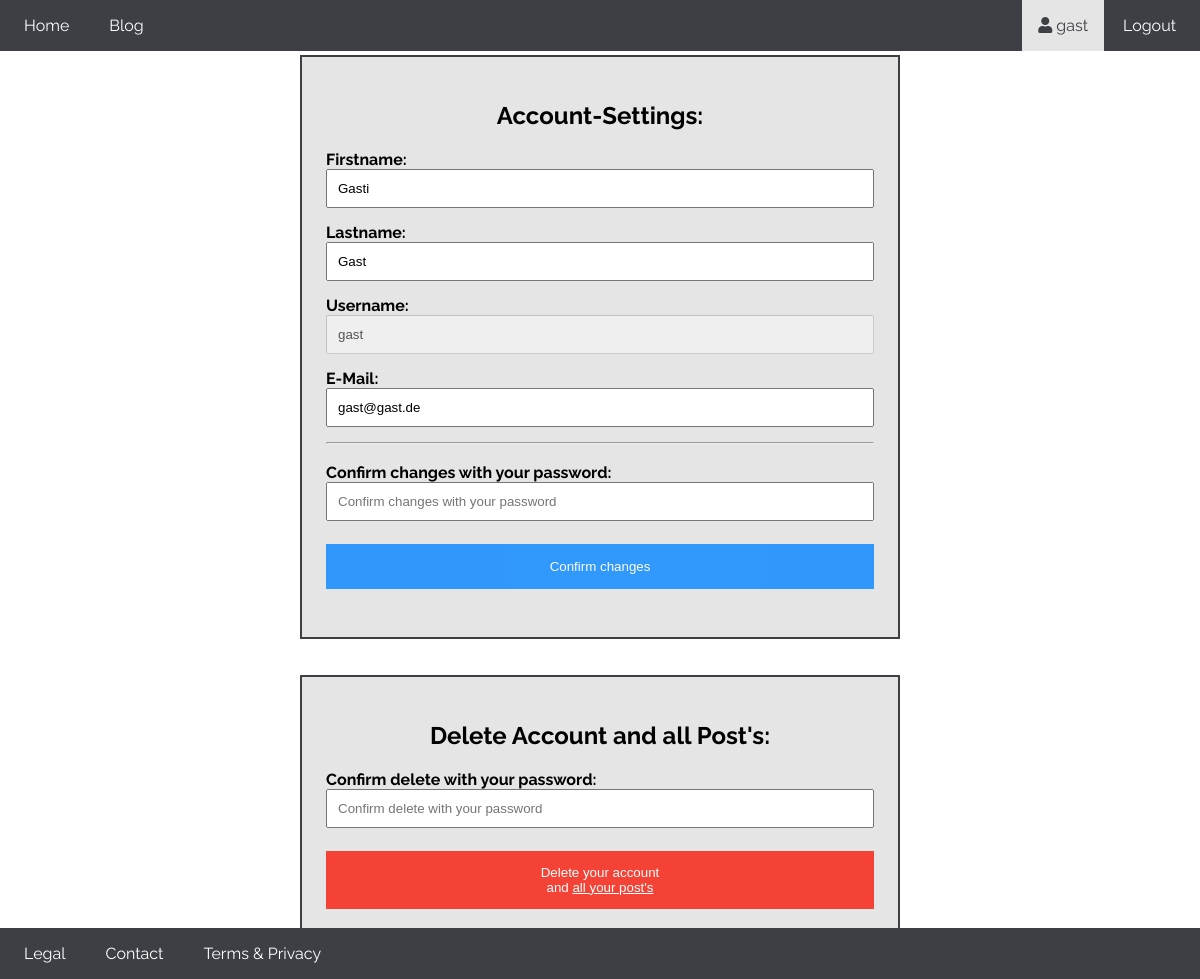
The app's page /account.php (signed in) with its own data.
### tables this page shows
CREATE TABLE `qf1x_users` (
  `uid` int(10) UNSIGNED NOT NULL,
  `fname` varchar(60) NOT NULL,
  `lname` varchar(60) NOT NULL,
  `email` varchar(255) NOT NULL,
  `uname` varchar(60) NOT NULL,
  `pswd` varchar(255) NOT NULL,
  `rdate` timestamp NOT NULL DEFAULT CURRENT_TIMESTAMP,
  `uip` varchar(15) NOT NULL
);

### src/includes/dbparms.php (called while the page is built)
<?php
	$dbms = "mysql";
	$host = "localhost";
	$port = "3306";
	$dbname = "v001db";
	$username = "klehmann";
	$password = "comhard1";
?>

### src/classes/class.db.php (called while the page is built, shortened)
<?php
class Db{
	private $db;
	function __construct($dbms, $host, $port, $dbname, $username, $password) {
		$this -> options = [ PDO::ATTR_DEFAULT_FETCH_MODE => PDO::FETCH_ASSOC,
							 PDO::ATTR_CURSOR => PDO::CURSOR_SCROLL ];
		$this -> db = new PDO($dbms . ':host=' . $host
										. ';port=' . $port
										. ';dbname=' . $dbname,
										$username, $password,
										$this -> options);
		$this -> db -> query('SET NAMES utf8');
	}
	function selectDb($selection, $where){
		$this -> sql = 'SELECT ' . $selection . ' FROM qf1x_users ' . $where;
		$this -> statement = $this -> db -> prepare($this -> sql);
		$this -> statement -> execute();
		$this -> data = $this -> statement -> fetchAll();
		return $this -> data;
	}
}

### account.php (the view, shortened to what this page needs)
<?php
	require('src/classes/class.db.php');
	require('src/includes/dbparms.php');
	$db = new Db($dbms, $host, $port, $dbname, $username, $password);
	$sel = $db->selectDb('fname, lname, uname, email, pswd', 'WHERE uname="' . $_COOKIE['uname'] . '"');
?>
<!DOCTYPE html>
<html lang="de">
	<head>
		<link rel="stylesheet" type="text/css" href="src/css/styles.css">
		<link rel="stylesheet" type="text/css" href="src/fontawesome/css/all.css">
	</head>
	<body>
		<nav id="topnav">
			<ul>
				<li>
					<a href="index.php">Home</a>
				</li>
				<li>
					<a href="blog.php">Blog</a>
				</li>
				<li>
					<a href="account.php" class="right active" id="account"><span class="fa fa-user"></span> <?= $_COOKIE['uname']; ?></a>
				</li>
				<li>
					<a href="logout.php" class="right">Logout</a>
				</li>
			</ul>
		</nav>
		<br>
		<main class="main">
			<form method="post" action="useracc.php">
			<h2>Account-Settings:</h2>
				<p>
					<div class="input-container-account">
						<label for="accfname" class="container-acc"><b>Firstname:</b></label>
							<input class="input-field" type="text" value="<?= $sel[0]['fname']; ?>"
								   name="accfname" id="accfname" required>
					</div>
					<div class="input-container-account">
						<label for="acclname" class="container-acc"><b>Lastname:</b></label>
							<input class="input-field" type="text" value="<?= $sel[0]['lname']; ?>"
								   name="acclname" id="acclname" required>
					</div>
					<div class="input-container-account">
						<label for="accuname" class="container-acc"><b>Username:</b></label>
							<input class="input-field" type="text" value="<?= $sel[0]['uname']; ?>"
								   name="accuname" id="accuname" disabled>
					</div>
					<div class="input-container-account">
						<label for="accemail" class="container-acc"><b>E-Mail:</b></label>
							<input class="input-field" type="text" value="<?= $sel[0]['email']; ?>"
								   name="accemail" id="accemail">
					</div>
					<hr>
					<br>
					<div class="input-container-account">
						<label for="accpswd" class="container-acc"><b>Confirm changes with your password:</b></label>
							<input class="input-field" type="password" placeholder="Confirm changes with your password"
								   name="accpswd" id="accpswd" required>
					</div>
					<button type="submit" class="registerbtn">Confirm changes</button>
				</p>
			</form>
		</main>
		<main class="main">
			<form method="post" action="useracc.php">
			<h2>Delete Account and all Post's:</h2>
			<div class="input-container-account">
				<label for="delpswd" class="container-acc"><b>Confirm delete with your password:</b></label>
					<input class="input-field" type="password" placeholder="Confirm delete with your password"
						   name="delpswd" id="delpswd" required>
			</div>
			<button type="submit" class="cancelbtn">Delete your account<br>and <u>all your post's</u></button>
		</main>
		<footer id="footernav">
			<ul>
				<li>
					<a href="legalbackend.php" title="Legal" id="legal"
					   class="">Legal</a>
				</li>
				<li>
					<a href="contactbackend.php" title="Contact" id="contact"
					   class="">Contact</a>
				</li>
				<li>
					<a href="termsbackend.php" title="Terms" id="terms"
					   class="">Terms & Privacy</a>
				</li>
			</ul>
		</footer>
	</body>
</html>

### src/css/styles.css (style rules this page uses)
* { box-sizing: border-box; }
body { margin: 0px; font-family: 'Raleway', 'Lato', 'Helvetica Neue', 'Arial', sans-serif; font-size: 16px; }
h2 { text-align: center; }
.active { background-color: #E5E5E5; height: 100%; padding: 1rem; top: 0; }
.active { color: #3D3F45 !important; }
.main { text-align: left; z-index: 0; width: 50%; margin: 3% auto; border: 2px solid #3D3F45; }
.right { right: 0.5rem; position: absolute; top: 0; }
.right#account { right: 6rem; position: absolute; top: 0; }
#terms { text-align: center; margin-bottom: 0.5rem; }
hr { margin-bottom: 0; }
#topnav { z-index: 10; left: 0; top: 0; position: fixed; background-color: #3D3F45; width: 100%; }
#topnav > ul { display: flex; list-style-type: none; padding-left: 0; }
#topnav > ul > li { margin-left: .5rem; }
#topnav > ul > li > a { color: #FFF; text-decoration: none; padding: 1rem; }
#topnav > ul > li > a:link { color: #FFF; }
#footernav { z-index: 10; left: 0; bottom: 0; position: fixed; background-color: #3D3F45; width: 100%; }
#footernav > ul { display: flex; list-style-type: none; padding-left: 0; }
#footernav > ul > li { margin-left: .5rem; }
#footernav > ul > li > a { color: #FFF; text-decoration: none; padding: 1rem; }
#footernav > ul > li > a:link { color: #FFF; }
.input-container-account { width: 100%; margin-bottom: 15px; }
.container-acc { padding: 0; }
form { padding: 1.5em; background-color: #E5E5E5; }
.input-field { width: 100%; padding: 10px; outline: none; }
button { color: white; padding: 14px 20px; margin: 8px 0; border: none; cursor: pointer; width: 100%; }
.registerbtn { background-color: dodgerblue; color: white; padding: 15px 20px; border: none; cursor: pointer; width: 100%; opacity: 0.9; }
.cancelbtn { width: 100%; background-color: #f44336; }

### records on screen
qf1x_users: accfname "Gasti", acclname "Gast", accuname "gast", accemail "gast@gast.de"

### other values on screen
$_COOKIE['uname'] "gast"
